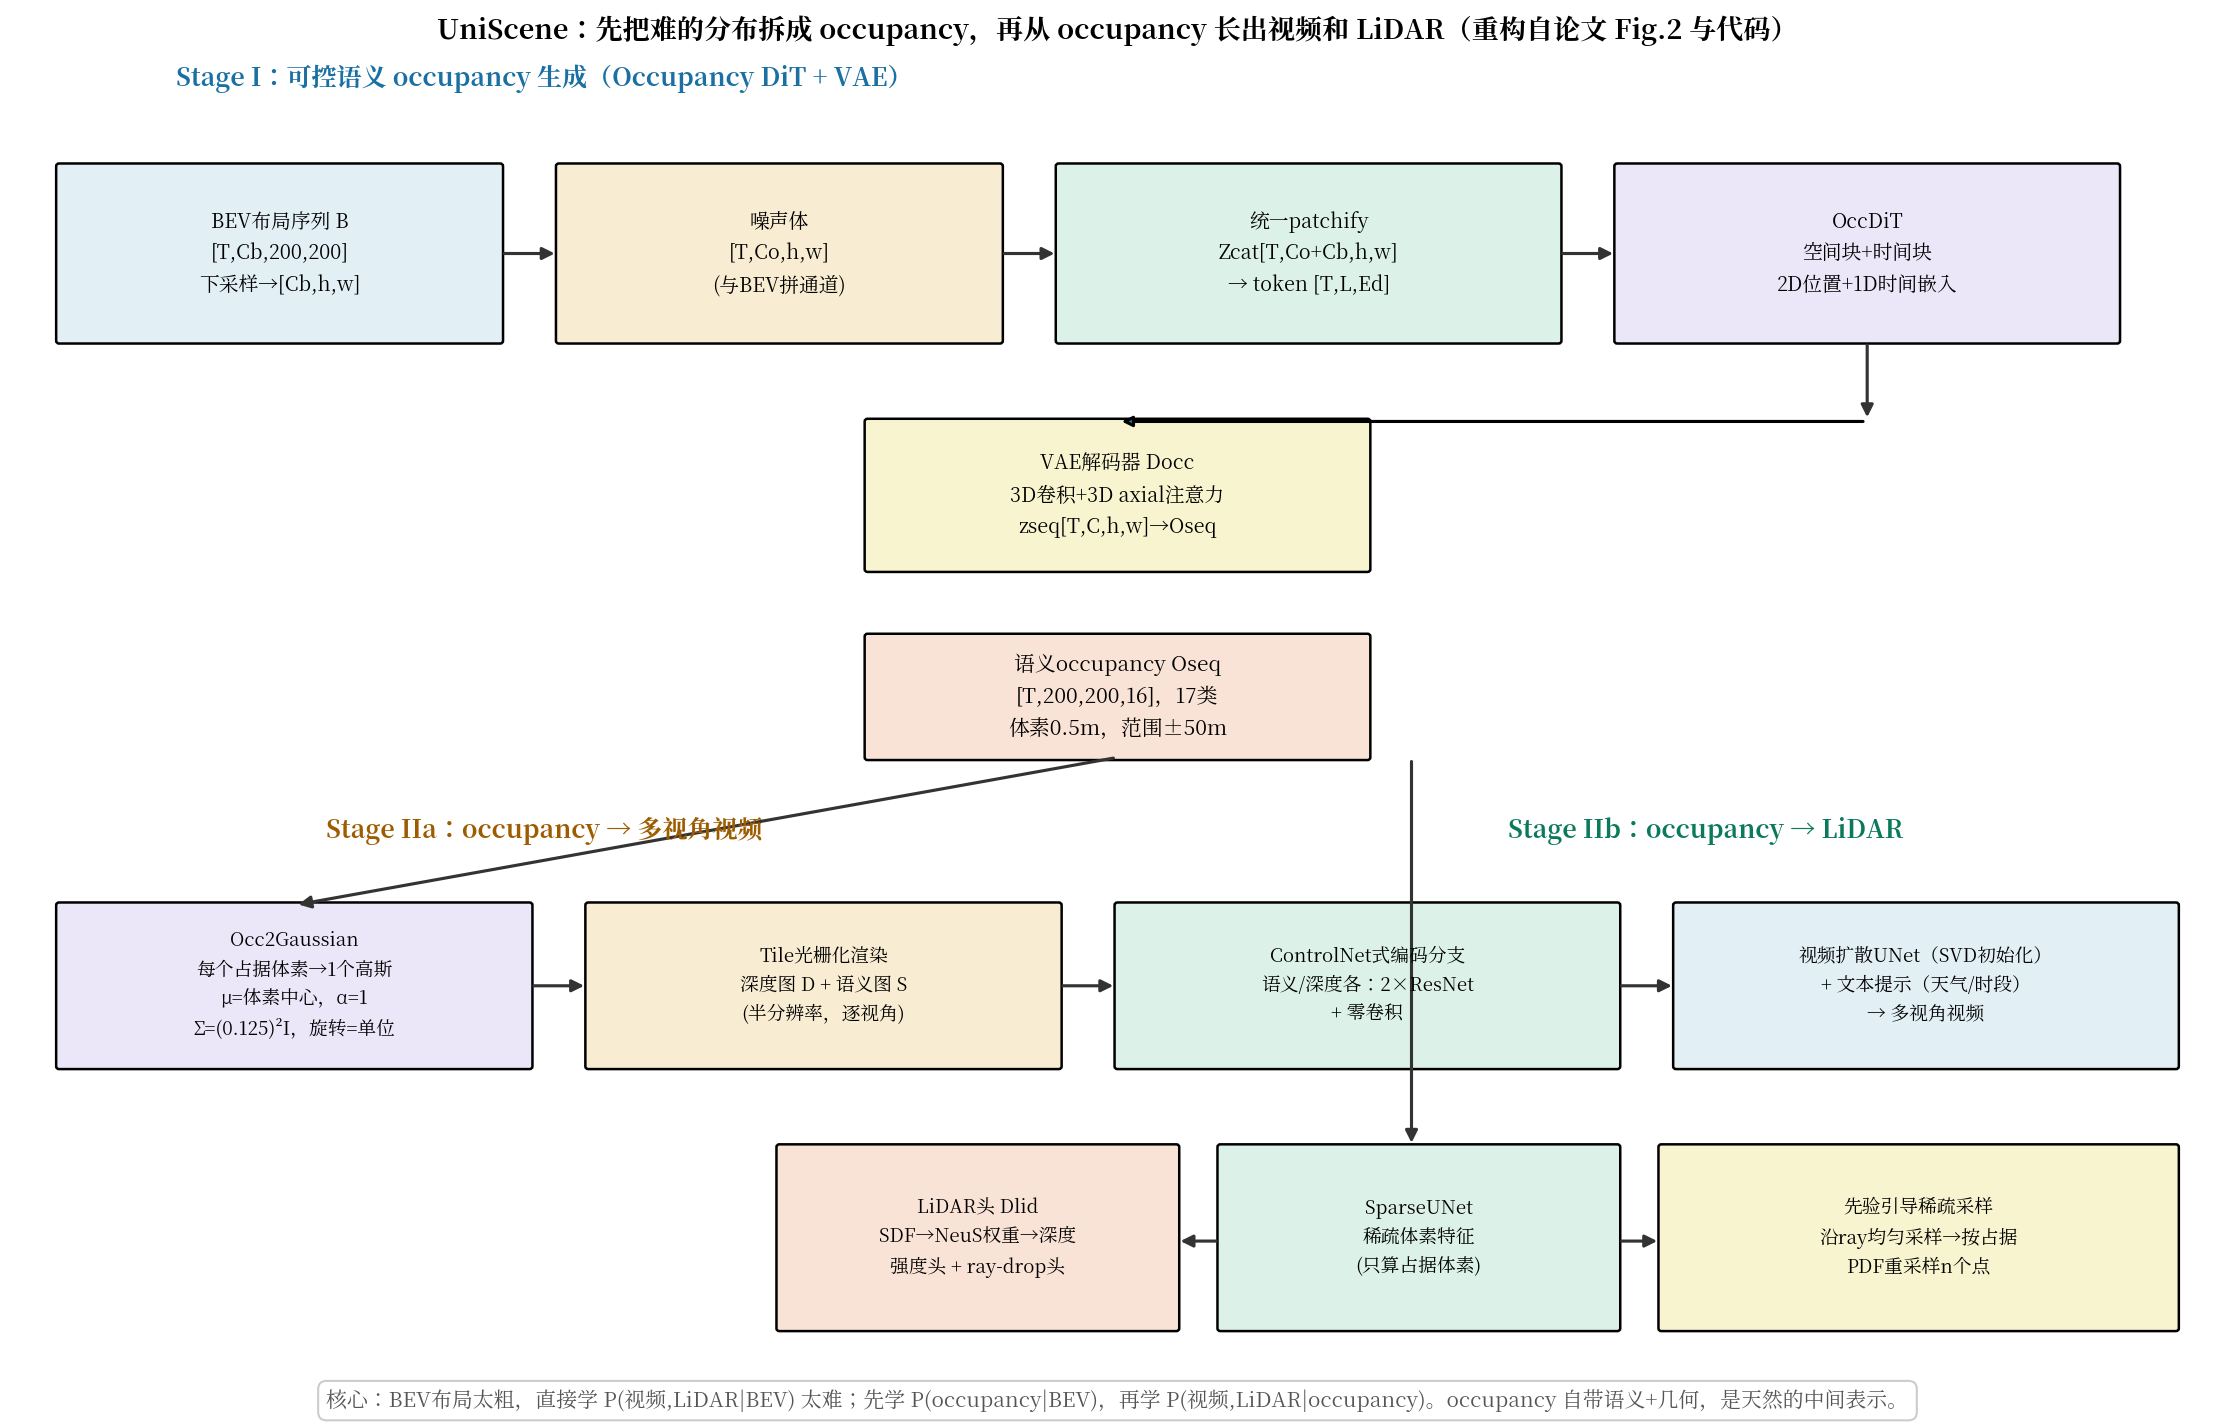

The script that saved this image:
"""UniScene 双层级生成管线与张量形状（按论文 Fig.2 / Sec.3 与开源代码重构）。
Stage I: BEV布局 -> 语义occupancy；Stage II: occupancy -> 视频 / LiDAR。"""
import matplotlib
matplotlib.use("Agg")
import matplotlib.pyplot as plt
from matplotlib.font_manager import FontProperties
from matplotlib.patches import FancyBboxPatch, FancyArrowPatch

FP = FontProperties(fname="/usr/share/fonts/opentype/noto/NotoSerifCJK-Bold.ttc")
plt.rcParams["font.family"] = FP.get_name()
plt.rcParams["axes.unicode_minus"] = False

fig, ax = plt.subplots(figsize=(15, 10))
ax.set_xlim(0, 15)
ax.set_ylim(0, 10)
ax.axis("off")

def box(x, y, w, h, text, fc, fs=9.5):
    ax.add_patch(FancyBboxPatch((x, y), w, h, boxstyle="round,pad=0.02",
                                fc=fc, ec="black", lw=1.2))
    ax.text(x + w / 2, y + h / 2, text, ha="center", va="center",
            fontsize=fs, linespacing=1.6)

def arrow(x1, y1, x2, y2, col="#333333"):
    ax.add_patch(FancyArrowPatch((x1, y1), (x2, y2), arrowstyle="-|>",
                                 mutation_scale=12, lw=1.5, color=col,
                                 connectionstyle="arc3,rad=0"))

# ===== Stage I =====
ax.text(3.6, 9.5, "Stage I：可控语义 occupancy 生成（Occupancy DiT + VAE）",
        fontsize=12, fontweight="bold", color="#1a6fa3", ha="center")
box(0.3, 7.6, 3.0, 1.3, "BEV布局序列 B\n[T,Cb,200,200]\n下采样→[Cb,h,w]", "#e2eff5")
box(3.7, 7.6, 3.0, 1.3, "噪声体\n[T,Co,h,w]\n(与BEV拼通道)", "#f8ecd2")
box(7.1, 7.6, 3.4, 1.3, "统一patchify\nZcat[T,Co+Cb,h,w]\n→ token [T,L,Ed]", "#dcf2e8")
box(10.9, 7.6, 3.4, 1.3, "OccDiT\n空间块+时间块\n2D位置+1D时间嵌入", "#ebe7f8")
arrow(3.3, 8.25, 3.7, 8.25)
arrow(6.7, 8.25, 7.1, 8.25)
arrow(10.5, 8.25, 10.9, 8.25)

box(5.8, 5.9, 3.4, 1.1, "VAE解码器 Docc\n3D卷积+3D axial注意力\nzseq[T,C,h,w]→Oseq", "#f8f4cf")
arrow(12.6, 7.6, 12.6, 7.0)
arrow(7.5, 7.0, 7.5, 7.0)
ax.annotate("", xy=(7.5, 7.0), xytext=(12.6, 7.0),
            arrowprops=dict(arrowstyle="-|>", lw=1.5))
box(5.8, 4.5, 3.4, 0.9, "语义occupancy Oseq\n[T,200,200,16]，17类\n体素0.5m，范围±50m", "#f9e3d6", fs=10)

# ===== Stage IIa: video =====
ax.text(3.6, 3.9, "Stage IIa：occupancy → 多视角视频", fontsize=12,
        fontweight="bold", color="#9e5c00", ha="center")
box(0.3, 2.2, 3.2, 1.2, "Occ2Gaussian\n每个占据体素→1个高斯\nμ=体素中心，α=1\nΣ=(0.125)²I，旋转=单位", "#ebe7f8", fs=9)
box(3.9, 2.2, 3.2, 1.2, "Tile光栅化渲染\n深度图 D + 语义图 S\n(半分辨率，逐视角)", "#f8ecd2", fs=9)
box(7.5, 2.2, 3.4, 1.2, "ControlNet式编码分支\n语义/深度各：2×ResNet\n+ 零卷积", "#dcf2e8", fs=9)
box(11.3, 2.2, 3.4, 1.2, "视频扩散UNet（SVD初始化）\n+ 文本提示（天气/时段）\n→ 多视角视频", "#e2eff5", fs=9)
arrow(3.5, 2.8, 3.9, 2.8)
arrow(7.1, 2.8, 7.5, 2.8)
arrow(10.9, 2.8, 11.3, 2.8)
arrow(7.5, 4.5, 1.9, 3.4)

# ===== Stage IIb: lidar =====
ax.text(11.5, 3.9, "Stage IIb：occupancy → LiDAR", fontsize=12,
        fontweight="bold", color="#0b7a5c", ha="center")
box(8.2, 0.25, 2.7, 1.35, "SparseUNet\n稀疏体素特征\n(只算占据体素)", "#dcf2e8", fs=9)
box(11.2, 0.25, 3.5, 1.35, "先验引导稀疏采样\n沿ray均匀采样→按占据\nPDF重采样n个点", "#f8f4cf", fs=9)
arrow(10.9, 0.9, 11.2, 0.9)
arrow(9.5, 4.5, 9.5, 1.6)
box(5.2, 0.25, 2.7, 1.35, "LiDAR头 Dlid\nSDF→NeuS权重→深度\n强度头 + ray-drop头", "#f9e3d6", fs=9)
arrow(8.2, 0.9, 7.9, 0.9)

ax.text(7.5, 9.85, "UniScene：先把难的分布拆成 occupancy，再从 occupancy 长出视频和 LiDAR（重构自论文 Fig.2 与代码）",
        ha="center", fontsize=13, fontweight="bold")
ax.text(7.5, 0.02 - 0.35 + 0.0, "", ha="center")
fig.text(0.5, 0.015,
         "核心：BEV布局太粗，直接学 P(视频,LiDAR|BEV) 太难；先学 P(occupancy|BEV)，再学 P(视频,LiDAR|occupancy)。occupancy 自带语义+几何，是天然的中间表示。",
         ha="center", fontsize=10, color="#555555",
         bbox=dict(fc="white", ec="#cccccc", boxstyle="round,pad=0.4"))

plt.tight_layout(rect=[0, 0.03, 1, 0.96])
plt.savefig("/home/hatch/workspace/your_files/paper-xray-100/papers/057-WM-uniscene/fig-uniscene-pipeline.png",
            dpi=150, bbox_inches="tight")
print("saved fig-uniscene-pipeline.png")
